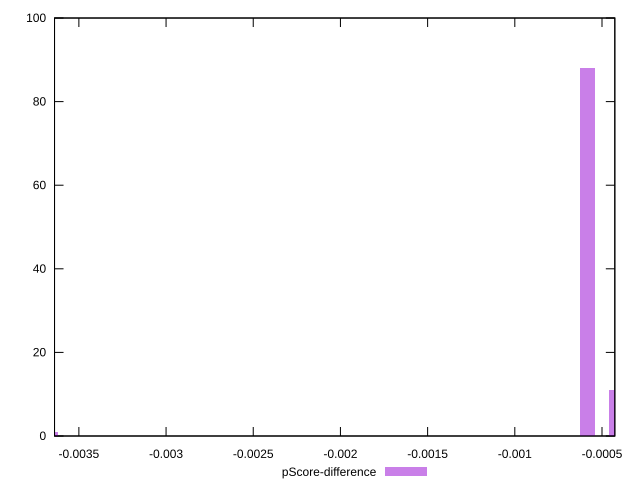

Recreate this plot in gnuplot.
reset

$pScoreDifference <<EOF
-0.0005828207609831176 88
-0.00041630054355936975 11
-0.003663444783322454 1
EOF

set key outside below
set boxwidth 0.00008326010871187395
set xrange [-0.003639572565241167:-0.000426466223305777]
set yrange [0:100]
set trange [0:100]
set style fill transparent solid 0.5 noborder
set terminal svg size 640, 490 enhanced background rgb 'white'
set output "reports/report_00031_2021-02-24T23-18-18.084Z/cumulative-layout-shift/samples/music/pScore-difference/histogram.svg"

plot $pScoreDifference title "pScore-difference" with boxes

reset
